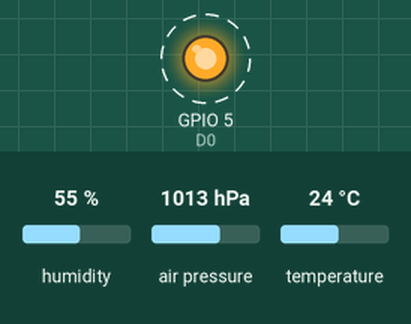
Bench run of a sketch on a simulated ESP32. On the bench: output pins drawn as LEDs (lit = HIGH). Dashed ring = blinking. Inputs (shaded band) come from the test bench; at power-on: humidity 55 %, air pressure 1013 hPa, temperature 24 °C. WiFi joins after 1.5 s; servers stay silent unless stated; what the sketch prints to the serial monitor is not drawn.

Above: at 2.0 s.
Timing chart, 0 to 6.1 s (numbered marks = the images above):
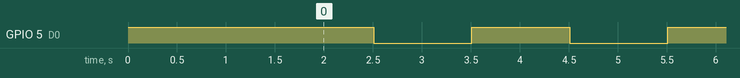

Measured:
- by itself, GPIO 5 (D0): alternates HIGH for 1.0 s and LOW for 1.0 s

The sketch:

ESP32_BME.ino
```cpp
#include <WiFi.h>
#include <WiFiUdp.h>
#include "Wire.h"
#include <SPI.h>
#include <Adafruit_Sensor.h>
#include <Adafruit_BME280.h>

const char* ssid = "Wifi483";
const char* password = "lucero483";
WiFiUDP udpDevice;
uint16_t localUdpPort = 4022;
uint16_t UDPPort = 911;
#define MAX_LEDSERVERS 3
const char* hosts[MAX_LEDSERVERS] = {"192.168.1.56", "192.168.1.103", "?.?.?.?"};
#define SERIALMESSAGESIZE 3
uint32_t previousMillis = 0;
uint32_t previousMillisLoop = 0;
#define ALIVE 1000
#define D0 5

#define BME_SCK 18
#define BME_MISO 19
#define BME_MOSI 23
#define BME_CS 5
#define SEALEVELPRESSURE_HPA (1013.25)

Adafruit_BME280 bme(BME_CS); // hardware SPI
//Variables para el reloj
uint8_t info[17];

void setup() {
  pinMode(D0, OUTPUT);     // Initialize the LED_BUILTIN pin as an output
  digitalWrite(D0, HIGH);
  Serial.begin(115200);
  Serial.println();
  Serial.println();
  Serial.print("Connecting to ");
  Serial.println(ssid);

  WiFi.mode(WIFI_STA);
  WiFi.begin(ssid, password);
  Wire.begin();

  unsigned status;
  status = bme.begin();

  while (WiFi.status() != WL_CONNECTED) {
    delay(500);
    Serial.print(".");
  }
  Serial.println("");
  Serial.println("WiFi connected");
  // Print the IP address
  Serial.println(WiFi.localIP());
  udpDevice.begin(localUdpPort);
}

void networkTask() {


  uint32_t currentMillis;
  currentMillis  = millis();
  if ((currentMillis - previousMillisLoop) >= ALIVE) {
    previousMillisLoop = currentMillis;

    Serial.println("envioBME");

    float information;
    information = bme.readTemperature();
    Serial.println(information);
    memcpy(&info[1],(uint8_t *)&information,4);

    information = (bme.readPressure() / 100.0F);
    Serial.println(information);
    memcpy(&info[5],(uint8_t *)&information,4);

    information = bme.readAltitude(SEALEVELPRESSURE_HPA);
    Serial.println(information);
    memcpy(&info[9],(uint8_t *)&information,4);

    information = bme.readHumidity();
    Serial.println(information);
    memcpy(&info[13],(uint8_t *)&information,4);

    udpDevice.beginPacket(hosts[0] , UDPPort);
    info[0] = 0x47;
    udpDevice.write(info, 17);

    udpDevice.endPacket();


  }

}

void aliveTask() {
  uint32_t currentMillis;
  static uint8_t ledState = 0;
  currentMillis  = millis();
  if ((currentMillis - previousMillis) >= ALIVE) {
    previousMillis = currentMillis;
    if (ledState == 0) {
      digitalWrite(D0, HIGH);
      ledState = 1;
    }
    else {
      digitalWrite(D0, LOW);
      ledState = 0;
    }
  }
}


void loop() {
  networkTask();
  aliveTask();
}
```
